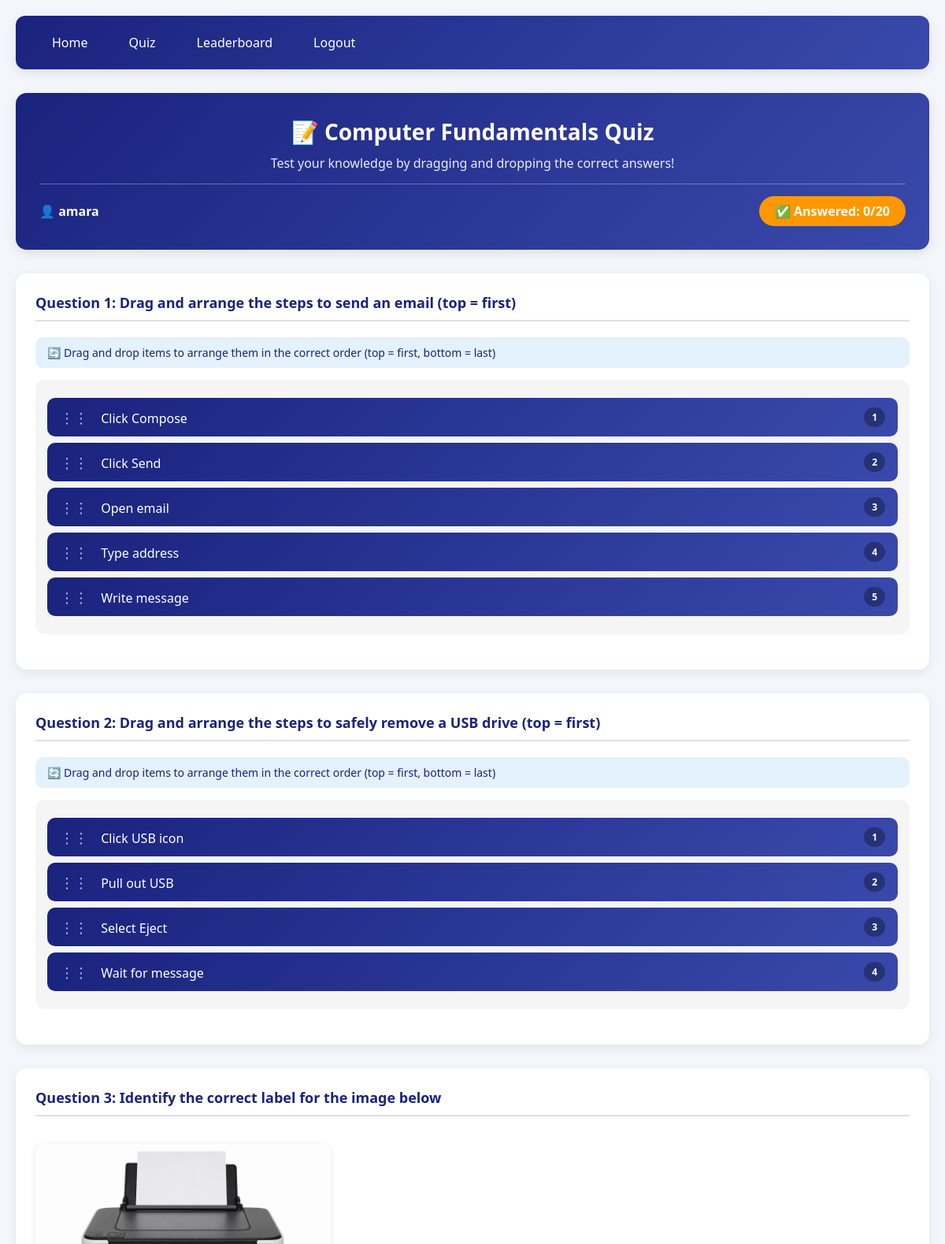
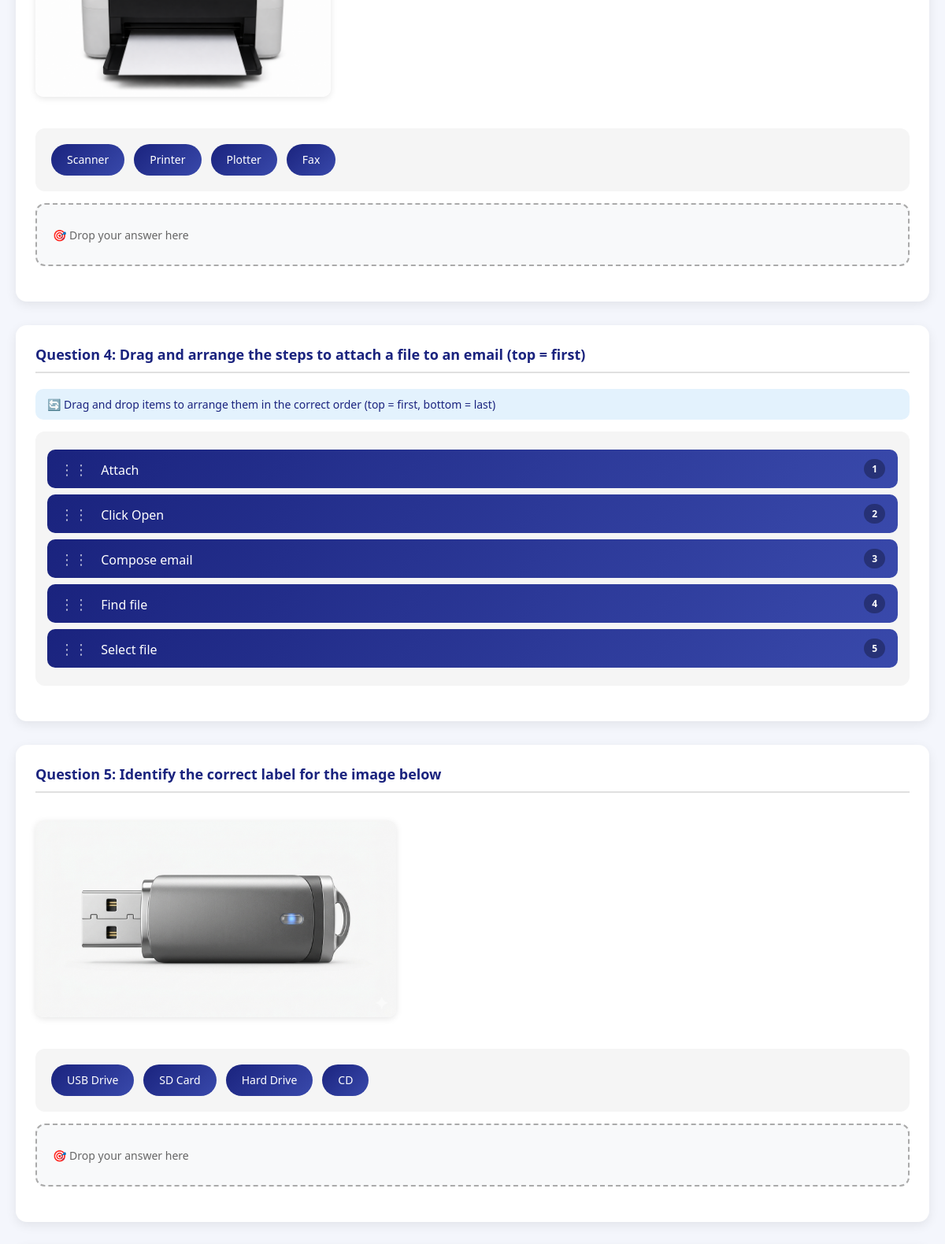
Screenshot of /quiz (signed in, upper part) with the database file from the repository (2 pictures, top to bottom).
### models.py (models this page shows)
class Question(db.Model):
    __tablename__ = "questions"
    id           = db.Column(db.Integer, primary_key=True)
    topic        = db.Column(db.String(100))   # e.g. "Computer Hardware"
    q_type       = db.Column(db.String(50))    # "drag_label" | "drag_sort" | "drag_match" | "drag_category"
    image_path   = db.Column(db.String(200))   # "images/cpu.png"
    prompt       = db.Column(db.String(300))   # "Drag the correct label to this component"
    answer       = db.Column(db.String(100))   # Correct answer string
    options      = db.Column(db.JSON)          # ["CPU","RAM","GPU","HDD"]
    difficulty   = db.Column(db.String(20))    # "easy"|"medium"|"hard"
    created_at   = db.Column(db.DateTime, default=datetime.utcnow)
    def to_dict(self):
        return {
            "id": self.id,
            "topic": self.topic,
            "q_type": self.q_type,
            "image_path": self.image_path,
            "prompt": self.prompt,
            "options": self.options,
        }

### app.py (the view)
@app.route("/quiz")
def quiz():
    if "student_id" not in session:
        return redirect(url_for("student_login"))
    n_total = app.config["QUESTIONS_PER_QUIZ"]
    n_sort  = max(3, n_total // 4)
    n_label = n_total - n_sort
    label_qs = (Question.query
                .filter_by(q_type="drag_label")
                .order_by(func.random())
                .limit(n_label).all())
    sort_qs  = (Question.query
                .filter_by(q_type="drag_sort")
                .order_by(func.random())
                .limit(n_sort).all())
    questions = label_qs + sort_qs
    random.shuffle(questions)
    session["question_ids"] = [q.id for q in questions]
    session["total_questions"] = len(questions)
    session["start_time"] = datetime.utcnow().isoformat()
    return render_template(
        "quiz.html",
        questions=[q.to_dict() for q in questions],
        student_name=session["student_name"],
        total_questions=len(questions)
    )

### templates/quiz.html (shortened to what this page needs)
<!DOCTYPE html>
<html lang="en">
<head>
</head>
<body>
    <div class="navbar">
        <a href="{{ url_for('login') }}">Home</a>
        {% if session.get('student_id') %}
            <a href="{{ url_for('quiz') }}">Quiz</a>
            <a href="{{ url_for('leaderboard') }}">Leaderboard</a>
            <a href="{{ url_for('logout') }}">Logout</a>
        {% elif session.get('admin_id') %}
            <a href="{{ url_for('admin_dashboard') }}">Admin Dashboard</a>
            <a href="{{ url_for('admin_logout') }}">Logout</a>
        {% else %}
            <a href="{{ url_for('login') }}">Student Login</a>
            <a href="{{ url_for('admin_login') }}">Admin Login</a>
            <a href="{{ url_for('register') }}">Register</a>
        {% endif %}
    </div>
    <div class="container">
        <div class="quiz-header">
            <h2>📝 Computer Fundamentals Quiz</h2>
            <p>Test your knowledge by dragging and dropping the correct answers!</p>
            <div class="quiz-info">
                <span>👤 <strong>{{ student_name }}</strong></span>
                <span class="score-badge">✅ Answered: <span id="current-score">0</span>/<span id="total-questions">{{ total_questions }}</span></span>
            </div>
        </div>
        <form id="quiz-form">
            {% for q in questions %}
            <div class="question-container" data-question-id="{{ q.id }}" data-question-type="{{ q.q_type }}">
                <div class="question-title">
                    Question {{ loop.index }}: {{ q.prompt }}
                </div>
                {% if q.image_path %}
                <img src="{{ url_for('static', filename=q.image_path) }}" class="question-image" alt="Question image">
                {% endif %}
                {% if q.q_type == 'drag_label' %}
                <div class="drag-label-container">
                    <div class="options-container">
                        {% for option in q.options %}
                        <div class="drag-option" draggable="true" data-value="{{ option }}">{{ option }}</div>
                        {% endfor %}
                    </div>
                    <div class="drop-zone" data-question-id="{{ q.id }}">
                        🎯 Drop your answer here
                    </div>
                </div>
                {% endif %}
                {% if q.q_type == 'drag_sort' %}
                <div class="sort-container">
                    <div class="sort-instruction">
                        🔄 Drag and drop items to arrange them in the correct order (top = first, bottom = last)
                    </div>
                    <div class="sort-items-list" data-question-id="{{ q.id }}">
                        {% set options = q.options|sort %}
                        {% for option in options %}
                        <div class="sort-item" draggable="true" data-value="{{ option }}">
                            <span>
                                <span class="sort-handle">⋮⋮</span>
                                {{ option }}
                            </span>
                            <span class="sort-position">{{ loop.index }}</span>
                        </div>
                        {% endfor %}
                    </div>
                </div>
                {% endif %}
            </div>
            {% endfor %}
        </form>
    </div>
</body>
</html>

### templates/quiz.html (style rules this page uses)
* { margin: 0; padding: 0; box-sizing: border-box; }
body { font-family: 'Segoe UI', Tahoma, Geneva, Verdana, sans-serif; background: #f4f6fc; min-height: 100vh; padding: 20px; }
.navbar { background: linear-gradient(135deg, #1a237e 0%, #3949ab 100%); padding: 15px 30px; border-radius: 12px; margin-bottom: 30px; display: flex; gap: 20px; flex-wrap: wrap; box-shadow: 0 4px 14px rgba(0,0,0,0.1); }
.navbar a { color: white; text-decoration: none; padding: 8px 16px; border-radius: 8px; transition: background 0.2s; font-weight: 500; }
.container { max-width: 1200px; margin: 0 auto; }
.quiz-header { background: linear-gradient(135deg, #1a237e 0%, #3949ab 100%); color: white; padding: 30px; border-radius: 14px; margin-bottom: 30px; text-align: center; box-shadow: 0 4px 14px rgba(0,0,0,0.1); }
.quiz-header h2 { margin: 0 0 10px 0; font-size: 28px; }
.quiz-header p { opacity: 0.9; margin-bottom: 15px; }
.quiz-info { display: flex; justify-content: space-between; align-items: center; margin-top: 15px; padding-top: 15px; border-top: 1px solid rgba(255,255,255,0.3); flex-wrap: wrap; gap: 15px; }
.score-badge { background: #ff9800; padding: 8px 20px; border-radius: 50px; font-weight: bold; }
.question-container { background: white; border-radius: 14px; padding: 25px; margin-bottom: 30px; box-shadow: 0 4px 14px rgba(0,0,0,0.08); transition: transform 0.2s; }
.question-title { font-size: 18px; font-weight: 700; color: #1a237e; margin-bottom: 20px; padding-bottom: 10px; border-bottom: 2px solid #e0e0e0; }
.question-image { max-width: 100%; max-height: 250px; margin: 15px 0; border-radius: 10px; box-shadow: 0 2px 8px rgba(0,0,0,0.1); }
.drag-label-container { margin: 20px 0; }
.options-container { display: flex; flex-wrap: wrap; gap: 12px; margin: 15px 0; padding: 20px; background: #f5f5f5; border-radius: 12px; min-height: 80px; }
.drag-option { background: linear-gradient(135deg, #1a237e 0%, #3949ab 100%); color: white; padding: 10px 20px; border-radius: 50px; cursor: grab; user-select: none; display: inline-block; transition: all 0.2s; font-weight: 500; font-size: 14px; }
.drop-zone { background: #f8f9fa; border: 2px dashed #aaa; border-radius: 12px; padding: 20px; margin: 15px 0; min-height: 80px; display: flex; align-items: center; gap: 12px; flex-wrap: wrap; transition: all 0.2s; color: #666; font-size: 14px; }
.sort-container { margin: 20px 0; }
.sort-instruction { background: #e3f2fd; padding: 10px 15px; border-radius: 10px; margin-bottom: 15px; color: #1a237e; font-size: 14px; }
.sort-items-list { background: #f5f5f5; padding: 15px; border-radius: 12px; min-height: 200px; }
.sort-item { background: linear-gradient(135deg, #1a237e 0%, #3949ab 100%); color: white; padding: 12px 16px; margin: 8px 0; border-radius: 10px; cursor: grab; display: flex; justify-content: space-between; align-items: center; transition: all 0.2s; }
.sort-handle { cursor: grab; font-size: 18px; margin-right: 12px; opacity: 0.7; }
.sort-position { background: rgba(0,0,0,0.3); padding: 4px 10px; border-radius: 50px; font-size: 12px; font-weight: bold; }

### rows the page displays
Question: prompt "Drag and arrange the steps to send an email (top = first)", options "Click Compose" "Click Send" "Open email" "Type address" "Write message"
Question: prompt "Drag and arrange the steps to safely remove a USB drive (top = first)", options "Click USB icon" "Pull out USB" "Select Eject" "Wait for message"
Question: prompt "Identify the correct label for the image below", image_path (picture), options "Scanner" "Printer" "Plotter" "Fax"
Question: prompt "Drag and arrange the steps to attach a file to an email (top = first)", options "Attach" "Click Open" "Compose email" "Find file" "Select file"
Question: prompt "Identify the correct label for the image below", image_path (picture), options "USB Drive" "SD Card" "Hard Drive" "CD"

### other values shown
{{ student_name }} "amara"
{{ total_questions }} "20"
